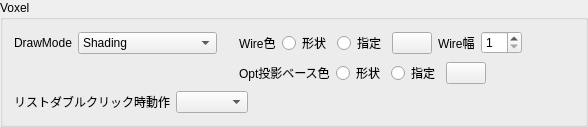
                <widget class="QGroupBox" name="groupBox_4">
                 <property name="title">
                  <string>Voxel</string>
                 </property>
                 <layout class="QGridLayout" name="gridLayout_50">
                  <item row="0" column="10">
                   <spacer name="horizontalSpacer_28">
                    <property name="orientation">
                     <enum>Qt::Horizontal</enum>
                    </property>
                    <property name="sizeHint" stdset="0">
                     <size>
                      <width>40</width>
                      <height>20</height>
                     </size>
                    </property>
                   </spacer>
                  </item>
                  <item row="1" column="3" colspan="8">
                   <layout class="QHBoxLayout" name="horizontalLayout_34">
                    <property name="leftMargin">
                     <number>0</number>
                    </property>
                    <item>
                     <widget class="QLabel" name="label_79">
                      <property name="text">
                       <string>Opt投影ベース色</string>
                      </property>
                     </widget>
                    </item>
                    <item>
                     <widget class="QRadioButton" name="radioButton_voxel_proj_result_shape_color_default">
                      <property name="text">
                       <string>形状</string>
                      </property>
                      <attribute name="buttonGroup">
                       <string notr="true">buttonGroup_4</string>
                      </attribute>
                     </widget>
                    </item>
                    <item>
                     <widget class="QRadioButton" name="radioButton_voxel_proj_result_specify_color_default">
                      <property name="text">
                       <string>指定</string>
                      </property>
                      <attribute name="buttonGroup">
                       <string notr="true">buttonGroup_4</string>
                      </attribute>
                     </widget>
                    </item>
                    <item>
                     <widget class="QPushButton" name="pushButton_voxel_proj_result_color_default">
                      <property name="sizePolicy">
                       <sizepolicy hsizetype="Fixed" vsizetype="Fixed">
                        <horstretch>0</horstretch>
                        <verstretch>0</verstretch>
                       </sizepolicy>
                      </property>
                      <property name="text">
                       <string/>
                      </property>
                     </widget>
                    </item>
                    <item>
                     <spacer name="horizontalSpacer_47">
                      <property name="orientation">
                       <enum>Qt::Horizontal</enum>
                      </property>
                      <property name="sizeHint" stdset="0">
                       <size>
                        <width>40</width>
                        <height>20</height>
                       </size>
                      </property>
                     </spacer>
                    </item>
                   </layout>
                  </item>
                  <item row="0" column="3">
                   <widget class="QLabel" name="label_60">
                    <property name="text">
                     <string>Wire色</string>
                    </property>
                   </widget>
                  </item>
                  <item row="0" column="1">
                   <widget class="CustomCombo" name="comboBox_voxel_draw_mode_default">
                    <item>
                     <property name="text">
                      <string>Shading</string>
                     </property>
                    </item>
                    <item>
                     <property name="text">
                      <string>Wireframe</string>
                     </property>
                    </item>
                    <item>
                     <property name="text">
                      <string>Shading+Wireframe</string>
                     </property>
                    </item>
                    <item>
                     <property name="text">
                      <string>None</string>
                     </property>
                    </item>
                   </widget>
                  </item>
                  <item row="0" column="7">
                   <widget class="QLabel" name="label_59">
                    <property name="text">
                     <string>Wire幅</string>
                    </property>
                   </widget>
                  </item>
                  <item row="0" column="0">
                   <widget class="QLabel" name="label_61">
                    <property name="text">
                     <string>DrawMode</string>
                    </property>
                   </widget>
                  </item>
                  <item row="0" column="6">
                   <widget class="QPushButton" name="pushButton_voxel_wire_color_default">
                    <property name="sizePolicy">
                     <sizepolicy hsizetype="Fixed" vsizetype="Fixed">
                      <horstretch>0</horstretch>
                      <verstretch>0</verstretch>
                     </sizepolicy>
                    </property>
                    <property name="text">
                     <string/>
                    </property>
                   </widget>
                  </item>
                  <item row="0" column="8">
                   <widget class="QSpinBox" name="spinBox_voxel_wire_width_default">
                    <property name="minimum">
                     <number>1</number>
                    </property>
                    <property name="maximum">
                     <number>20</number>
                    </property>
                   </widget>
                  </item>
                  <item row="0" column="4">
                   <widget class="QRadioButton" name="radioButton_voxel_wire_color_shape_default">
                    <property name="text">
                     <string>形状</string>
                    </property>
                   </widget>
                  </item>
                  <item row="0" column="5">
                   <widget class="QRadioButton" name="radioButton_voxel_wire_color_specify_default">
                    <property name="sizePolicy">
                     <sizepolicy hsizetype="Minimum" vsizetype="Fixed">
                      <horstretch>0</horstretch>
                      <verstretch>0</verstretch>
                     </sizepolicy>
                    </property>
                    <property name="text">
                     <string>指定</string>
                    </property>
                   </widget>
                  </item>
                  <item row="0" column="2">
                   <spacer name="horizontalSpacer_29">
                    <property name="orientation">
                     <enum>Qt::Horizontal</enum>
                    </property>
                    <property name="sizeType">
                     <enum>QSizePolicy::Fixed</enum>
                    </property>
                    <property name="sizeHint" stdset="0">
                     <size>
                      <width>10</width>
                      <height>20</height>
                     </size>
                    </property>
                   </spacer>
                  </item>
                  <item row="2" column="0" colspan="11">
                   <layout class="QHBoxLayout" name="horizontalLayout_51">
                    <property name="topMargin">
                     <number>0</number>
                    </property>
                    <item>
                     <widget class="QLabel" name="label_81">
                      <property name="text">
                       <string>リストダブルクリック時動作</string>
                      </property>
                     </widget>
                    </item>
                    <item>
                     <widget class="QComboBox" name="comboBox_doubleClick_default"/>
                    </item>
                    <item>
                     <spacer name="horizontalSpacer_59">
                      <property name="orientation">
                       <enum>Qt::Horizontal</enum>
                      </property>
                      <property name="sizeHint" stdset="0">
                       <size>
                        <width>40</width>
                        <height>20</height>
                       </size>
                      </property>
                     </spacer>
                    </item>
                   </layout>
                  </item>
                 </layout>
                </widget>
